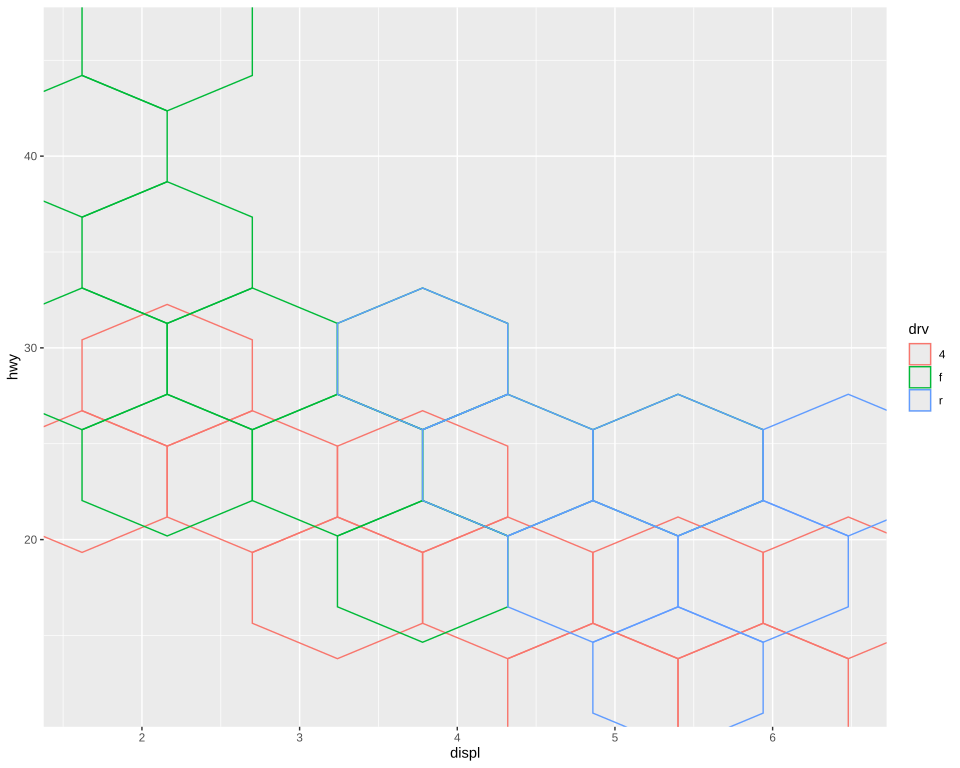

Recreate this plot in R.
# The plot test/golden/hex_groups.svg draws, drawn by ggplot2 itself, as ggplot2's own visual
# tests draw their snapshots: the independent check on that golden whenever it changes. The suite
# never runs this; it needs R, ggplot2, vdiffr and hexbin, saved as the Docker image
# giggly-r:ggplot2-4.0.3-hexbin. From the repository's root:
#
#   docker run --rm -v "$PWD/test/golden":/golden:ro giggly-r:ggplot2-4.0.3-hexbin \
#     Rscript /golden/hex_groups.R > hex_groups.ggplot2.svg
#
# and compare the two drawings element by element, as test/golden/line_missing.R does.
#
# A group's hexagons for each drive, 5 across each axis, outlined in the drive's colour and
# unfilled, each group binned on hexagons of its own, the keys a polygon's.
# First checked with ggplot2 4.0.3, vdiffr 1.0.9 and hexbin 1.28.6: every element and clip path
# matches, and the one departure is test/golden/point.R's, the x axis drawn before the y.

library(ggplot2)

plot <- ggplot(mpg, aes(displ, hwy, colour = drv)) + geom_hex(bins = 5, fill = NA) +
  theme_gray()

file <- tempfile(fileext = ".svg")
vdiffr::write_svg(plot, file)
cat(readLines(file), sep = "\n")
